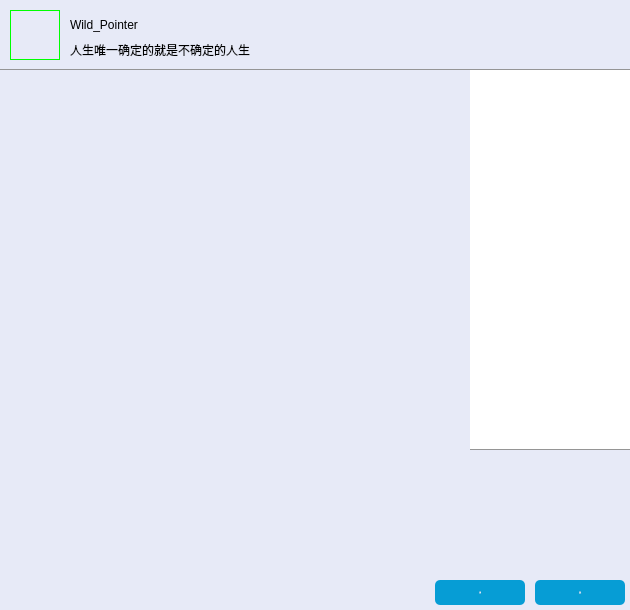
<?xml version="1.0" encoding="UTF-8"?>
<ui version="4.0">
 <class>FriendChat</class>
 <widget class="QWidget" name="FriendChat">
  <property name="geometry">
   <rect>
    <x>0</x>
    <y>0</y>
    <width>630</width>
    <height>610</height>
   </rect>
  </property>
  <property name="minimumSize">
   <size>
    <width>630</width>
    <height>610</height>
   </size>
  </property>
  <property name="maximumSize">
   <size>
    <width>630</width>
    <height>610</height>
   </size>
  </property>
  <property name="windowTitle">
   <string>Form</string>
  </property>
  <property name="styleSheet">
   <string notr="true">/*全局样式表*/
QPushButton{
	border:none;
}

/*局部样式表Top*/
QWidget#Top{
	background-color: rgb(231, 234, 247);
	border-bottom:1px solid rgb(149, 149, 149);
}

QLabel#FriendHead{
	border:1px solid rgb(0, 255, 0);;
}

QPushButton#close_Btntop:hover{
	background-color: rgb(255, 0, 0);
}

QPushButton#reduce_Btn:hover{
	background-color: rgb(217, 217, 217);
}

/*局部样式表Center*/
QWidget#text_Widget{
	background-color: rgb(231, 234, 247);
}

QLabel#Image{
	border-bottom:1px solid rgb(149, 149, 149);
	background-color: rgb(255, 255, 255);
}

/*局部样式表Bottom*/
QWidget#Bottom{
	background-color: rgb(231, 234, 247);
}

QPushButton#emote_Btn:hover{
	 border:1px solid rgb(203, 203, 203);
}

QPushButton#file_Btn:hover{
	 border:1px solid rgb(203, 203, 203);
}

QTextEdit#text_Edit{
	background-color: rgb(231, 234, 247);
	border:noe;
}

QPushButton#close_Btnbottom{
	background-color: rgb(6, 157, 213);
	color: rgb(255, 255, 255);
	border-radius:5px;
	font:normal 18px &quot;楷体&quot;;
}

QPushButton#close_Btnbottom:hover{
	background-color: rgb(75,202,255);
}

QPushButton#sending_Btn{
	background-color: rgb(6, 157, 213);
	color: rgb(255, 255, 255);
	border-radius:5px;
	font:normal 18px &quot;楷体&quot;;
}

QPushButton#sending_Btn:hover{
	background-color: rgb(75,202,255);
}

QTextBrowser#text_Browser{
	border:none;
 	background:#E7EAF7;
}

</string>
  </property>
  <widget class="QWidget" name="Top" native="true">
   <property name="geometry">
    <rect>
     <x>0</x>
     <y>0</y>
     <width>630</width>
     <height>70</height>
    </rect>
   </property>
   <property name="minimumSize">
    <size>
     <width>630</width>
     <height>70</height>
    </size>
   </property>
   <property name="maximumSize">
    <size>
     <width>630</width>
     <height>70</height>
    </size>
   </property>
   <widget class="QLabel" name="FriendHead">
    <property name="geometry">
     <rect>
      <x>10</x>
      <y>10</y>
      <width>50</width>
      <height>50</height>
     </rect>
    </property>
    <property name="text">
     <string/>
    </property>
    <property name="pixmap">
     <pixmap resource="../image/Image.qrc">:/new/user/user/My.jpg</pixmap>
    </property>
    <property name="scaledContents">
     <bool>true</bool>
    </property>
   </widget>
   <widget class="QLabel" name="FriendName">
    <property name="geometry">
     <rect>
      <x>70</x>
      <y>15</y>
      <width>150</width>
      <height>20</height>
     </rect>
    </property>
    <property name="minimumSize">
     <size>
      <width>150</width>
      <height>20</height>
     </size>
    </property>
    <property name="maximumSize">
     <size>
      <width>150</width>
      <height>20</height>
     </size>
    </property>
    <property name="text">
     <string>Wild_Pointer</string>
    </property>
   </widget>
   <widget class="QLabel" name="FriendSign">
    <property name="geometry">
     <rect>
      <x>70</x>
      <y>40</y>
      <width>300</width>
      <height>20</height>
     </rect>
    </property>
    <property name="minimumSize">
     <size>
      <width>300</width>
      <height>20</height>
     </size>
    </property>
    <property name="maximumSize">
     <size>
      <width>300</width>
      <height>20</height>
     </size>
    </property>
    <property name="text">
     <string>人生唯一确定的就是不确定的人生</string>
    </property>
   </widget>
   <widget class="QPushButton" name="close_Btntop">
    <property name="geometry">
     <rect>
      <x>610</x>
      <y>0</y>
      <width>20</width>
      <height>20</height>
     </rect>
    </property>
    <property name="minimumSize">
     <size>
      <width>20</width>
      <height>20</height>
     </size>
    </property>
    <property name="maximumSize">
     <size>
      <width>20</width>
      <height>20</height>
     </size>
    </property>
    <property name="text">
     <string/>
    </property>
    <property name="icon">
     <iconset resource="../image/Image.qrc">
      <normaloff>:/new/icons/icons/becurrent/close.png</normaloff>:/new/icons/icons/becurrent/close.png</iconset>
    </property>
   </widget>
   <widget class="QPushButton" name="reduce_Btn">
    <property name="geometry">
     <rect>
      <x>588</x>
      <y>0</y>
      <width>20</width>
      <height>20</height>
     </rect>
    </property>
    <property name="minimumSize">
     <size>
      <width>20</width>
      <height>20</height>
     </size>
    </property>
    <property name="maximumSize">
     <size>
      <width>20</width>
      <height>20</height>
     </size>
    </property>
    <property name="text">
     <string/>
    </property>
    <property name="icon">
     <iconset resource="../image/Image.qrc">
      <normaloff>:/new/icons/icons/becurrent/minus.png</normaloff>:/new/icons/icons/becurrent/minus.png</iconset>
    </property>
   </widget>
  </widget>
  <widget class="QWidget" name="Centre" native="true">
   <property name="geometry">
    <rect>
     <x>0</x>
     <y>70</y>
     <width>630</width>
     <height>380</height>
    </rect>
   </property>
   <property name="minimumSize">
    <size>
     <width>630</width>
     <height>380</height>
    </size>
   </property>
   <property name="maximumSize">
    <size>
     <width>630</width>
     <height>380</height>
    </size>
   </property>
   <widget class="QLabel" name="Image">
    <property name="geometry">
     <rect>
      <x>470</x>
      <y>0</y>
      <width>160</width>
      <height>380</height>
     </rect>
    </property>
    <property name="minimumSize">
     <size>
      <width>160</width>
      <height>380</height>
     </size>
    </property>
    <property name="maximumSize">
     <size>
      <width>160</width>
      <height>380</height>
     </size>
    </property>
    <property name="text">
     <string/>
    </property>
    <property name="pixmap">
     <pixmap resource="../image/Image.qrc">:/new/Chat/icons/Chat/logo_Show2.png</pixmap>
    </property>
    <property name="scaledContents">
     <bool>true</bool>
    </property>
   </widget>
   <widget class="QScrollArea" name="text_scrollArea">
    <property name="geometry">
     <rect>
      <x>0</x>
      <y>0</y>
      <width>470</width>
      <height>380</height>
     </rect>
    </property>
    <property name="minimumSize">
     <size>
      <width>470</width>
      <height>380</height>
     </size>
    </property>
    <property name="maximumSize">
     <size>
      <width>470</width>
      <height>380</height>
     </size>
    </property>
    <property name="frameShape">
     <enum>QFrame::NoFrame</enum>
    </property>
    <property name="lineWidth">
     <number>-1</number>
    </property>
    <property name="horizontalScrollBarPolicy">
     <enum>Qt::ScrollBarAlwaysOff</enum>
    </property>
    <property name="sizeAdjustPolicy">
     <enum>QAbstractScrollArea::AdjustIgnored</enum>
    </property>
    <property name="widgetResizable">
     <bool>true</bool>
    </property>
    <property name="alignment">
     <set>Qt::AlignLeading|Qt::AlignLeft|Qt::AlignTop</set>
    </property>
    <widget class="QWidget" name="text_Widget">
     <property name="geometry">
      <rect>
       <x>0</x>
       <y>0</y>
       <width>470</width>
       <height>380</height>
      </rect>
     </property>
    </widget>
   </widget>
  </widget>
  <widget class="QWidget" name="Bottom" native="true">
   <property name="geometry">
    <rect>
     <x>0</x>
     <y>450</y>
     <width>630</width>
     <height>160</height>
    </rect>
   </property>
   <property name="minimumSize">
    <size>
     <width>630</width>
     <height>160</height>
    </size>
   </property>
   <property name="maximumSize">
    <size>
     <width>630</width>
     <height>160</height>
    </size>
   </property>
   <widget class="QPushButton" name="file_Btn">
    <property name="geometry">
     <rect>
      <x>25</x>
      <y>0</y>
      <width>20</width>
      <height>20</height>
     </rect>
    </property>
    <property name="minimumSize">
     <size>
      <width>20</width>
      <height>20</height>
     </size>
    </property>
    <property name="maximumSize">
     <size>
      <width>20</width>
      <height>20</height>
     </size>
    </property>
    <property name="text">
     <string/>
    </property>
    <property name="icon">
     <iconset resource="../image/Image.qrc">
      <normaloff>:/new/icons/icons/becurrent/file.png</normaloff>:/new/icons/icons/becurrent/file.png</iconset>
    </property>
   </widget>
   <widget class="QPushButton" name="emote_Btn">
    <property name="geometry">
     <rect>
      <x>5</x>
      <y>0</y>
      <width>20</width>
      <height>20</height>
     </rect>
    </property>
    <property name="minimumSize">
     <size>
      <width>20</width>
      <height>20</height>
     </size>
    </property>
    <property name="maximumSize">
     <size>
      <width>20</width>
      <height>20</height>
     </size>
    </property>
    <property name="text">
     <string/>
    </property>
    <property name="icon">
     <iconset resource="../image/Image.qrc">
      <normaloff>:/new/icons/icons/becurrent/emotion.png</normaloff>:/new/icons/icons/becurrent/emotion.png</iconset>
    </property>
   </widget>
   <widget class="QPushButton" name="close_Btnbottom">
    <property name="geometry">
     <rect>
      <x>435</x>
      <y>130</y>
      <width>90</width>
      <height>25</height>
     </rect>
    </property>
    <property name="minimumSize">
     <size>
      <width>90</width>
      <height>25</height>
     </size>
    </property>
    <property name="maximumSize">
     <size>
      <width>90</width>
      <height>25</height>
     </size>
    </property>
    <property name="font">
     <font>
      <family>楷体</family>
      <pointsize>-1</pointsize>
      <italic>false</italic>
      <bold>false</bold>
     </font>
    </property>
    <property name="text">
     <string>关闭</string>
    </property>
   </widget>
   <widget class="QPushButton" name="sending_Btn">
    <property name="geometry">
     <rect>
      <x>535</x>
      <y>130</y>
      <width>90</width>
      <height>25</height>
     </rect>
    </property>
    <property name="minimumSize">
     <size>
      <width>90</width>
      <height>25</height>
     </size>
    </property>
    <property name="maximumSize">
     <size>
      <width>90</width>
      <height>25</height>
     </size>
    </property>
    <property name="font">
     <font>
      <family>楷体</family>
      <pointsize>-1</pointsize>
      <italic>false</italic>
      <bold>false</bold>
     </font>
    </property>
    <property name="text">
     <string>发送</string>
    </property>
   </widget>
   <widget class="QTextEdit" name="text_Edit">
    <property name="geometry">
     <rect>
      <x>0</x>
      <y>20</y>
      <width>630</width>
      <height>100</height>
     </rect>
    </property>
    <property name="minimumSize">
     <size>
      <width>630</width>
      <height>100</height>
     </size>
    </property>
    <property name="maximumSize">
     <size>
      <width>630</width>
      <height>100</height>
     </size>
    </property>
    <property name="font">
     <font>
      <pointsize>14</pointsize>
     </font>
    </property>
    <property name="verticalScrollBarPolicy">
     <enum>Qt::ScrollBarAlwaysOff</enum>
    </property>
    <property name="horizontalScrollBarPolicy">
     <enum>Qt::ScrollBarAlwaysOff</enum>
    </property>
    <property name="html">
     <string>&lt;!DOCTYPE HTML PUBLIC &quot;-//W3C//DTD HTML 4.0//EN&quot; &quot;http://www.w3.org/TR/REC-html40/strict.dtd&quot;&gt;
&lt;html&gt;&lt;head&gt;&lt;meta name=&quot;qrichtext&quot; content=&quot;1&quot; /&gt;&lt;meta charset=&quot;utf-8&quot; /&gt;&lt;style type=&quot;text/css&quot;&gt;
p, li { white-space: pre-wrap; }
hr { height: 1px; border-width: 0; }
li.unchecked::marker { content: &quot;\2610&quot;; }
li.checked::marker { content: &quot;\2612&quot;; }
&lt;/style&gt;&lt;/head&gt;&lt;body style=&quot; font-family:'Microsoft YaHei UI'; font-size:14pt; font-weight:400; font-style:normal;&quot;&gt;
&lt;p style=&quot;-qt-paragraph-type:empty; margin-top:0px; margin-bottom:0px; margin-left:0px; margin-right:0px; -qt-block-indent:0; text-indent:0px; font-size:9pt;&quot;&gt;&lt;br /&gt;&lt;/p&gt;&lt;/body&gt;&lt;/html&gt;</string>
    </property>
   </widget>
  </widget>
 </widget>
 <resources>
  <include location="../image/Image.qrc"/>
 </resources>
 <connections/>
</ui>
